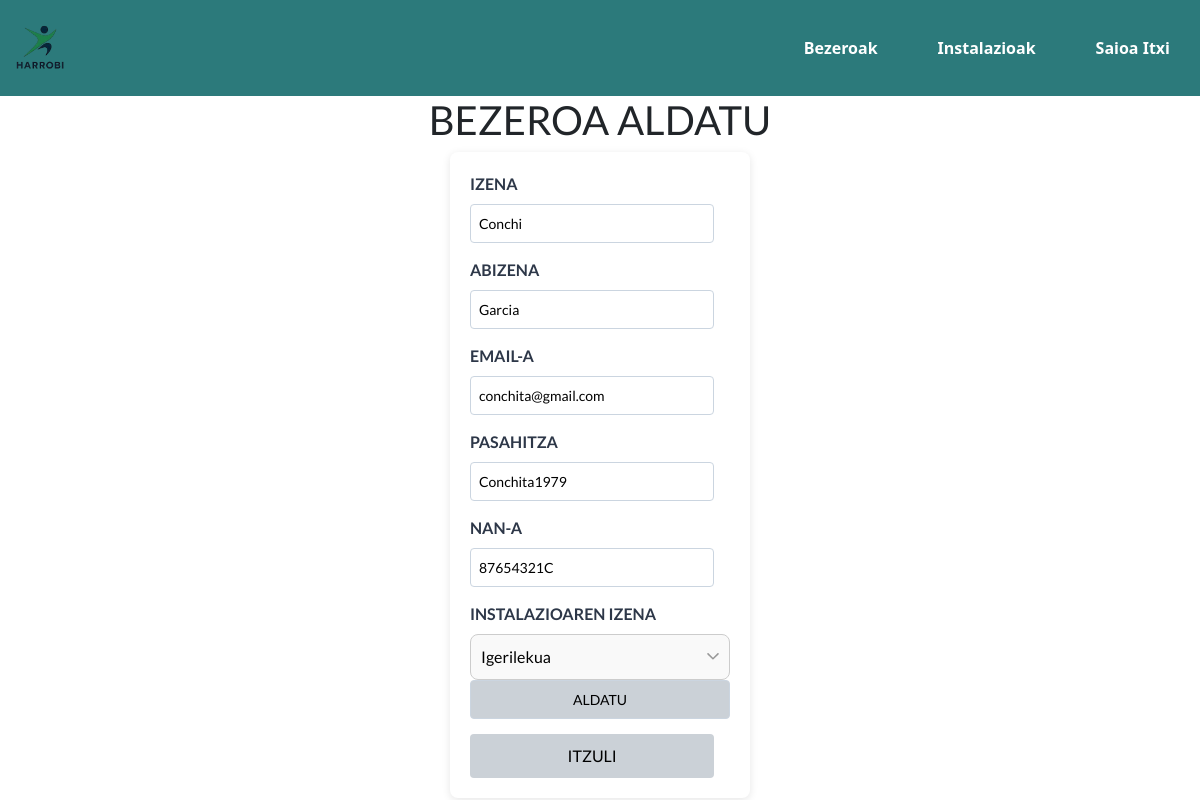
Screenshot of /bezeroaAldatu.php?id=1 with the database file from the repository.
### tables this page shows
CREATE TABLE `bezeroa` (
  `id` int(11) NOT NULL,
  `izena` varchar(20) NOT NULL,
  `abizena` varchar(30) NOT NULL,
  `email` varchar(50) NOT NULL,
  `pasahitza` varchar(50) NOT NULL,
  `nan` varchar(9) NOT NULL,
  `instalazioa` varchar(50) NOT NULL
);

### bezeroaAldatu.php (the view, shortened to what this page needs)
<?php
require "konexioa.php";
if ($_SERVER['REQUEST_METHOD'] === 'POST') {
    $id = $_POST['id'];
    $izena = $_POST['bezeroaIzena'];
    $abizena = $_POST['bezeroaAbizena'];
    $email = $_POST['bezeroaEmail'];
    $pasahitza = $_POST['bezeroaPasahitza'];
    $nan = $_POST['bezeroaNan'];
    $instalazioa = $_POST['bezeroaInstalazioa'];
    if (empty($izena) || empty($abizena) || empty($email) || empty($pasahitza) || empty($nan)) {
        echo "Bete hutsune guztiak!";
    } else {
        $stmt = $conn->prepare("UPDATE bezeroa SET izena = ?, abizena = ?, email = ?, pasahitza = ?, nan = ?, instalazioa = ? WHERE id = ?");
        $stmt->bind_param("ssssssi", $izena, $abizena, $email, $pasahitza, $nan, $instalazioa, $id);
        if ($stmt->execute()) {
            header("Location: bezeroa.php");
            exit;
        } else {
            echo "Errorea: " . $stmt->error;
        }
    }
} else {
    $id = $_GET['id'];
    $sql = "SELECT izena, abizena, email, pasahitza, nan, instalazioa FROM bezeroa WHERE id = ?";
    $stmt = $conn->prepare($sql);
    $stmt->bind_param("i", $id);
    $stmt->execute();
    $result = $stmt->get_result();
    if ($result->num_rows == 1) {
        $row = $result->fetch_assoc();
    } else {
        die("Ez da bezerorik aurkitu");
    }
    $instalazioak_sql = "SELECT id, izena FROM instalazioa";
    $instalazioak_result = $conn->query($instalazioak_sql);
}
?>
<!DOCTYPE html>
<head>
    <link rel="stylesheet" href="css/navbar.css">
    <link rel="stylesheet" href="css/taulak.css">
    <link rel="stylesheet" href="css/form.css">
    <link href="https://cdn.jsdelivr.net/npm/bootstrap@5.3.2/dist/css/bootstrap.min.css" rel="stylesheet"
>
</head>
<body>
    <nav>
        <nav class="navbar">
            <img src="img/harrobi.png" alt="Logo" class="logo">
            <ul>
                <li><a href="bezeroa.php">Bezeroak</a></li>
                <li><a href="instalazioak.php">Instalazioak</a></li>
                <li><a href="index.php">Saioa Itxi</a></li>
            </ul>
        </nav>
    </nav>
    <h1>BEZEROA ALDATU</h1>
    <form action="bezeroaAldatu.php" method="post">
        <label for="name">IZENA</label>
        <input type="text" name="bezeroaIzena" value="<?php echo $row['izena'] ?>" required>
        <label for="name">ABIZENA</label>
        <input type="text" name="bezeroaAbizena" value="<?php echo $row['abizena'] ?>" required>
        <label for="name">EMAIL-A</label>
        <input type="text" name="bezeroaEmail" value="<?php echo $row['email'] ?>" required>
        <label for="name">PASAHITZA</label>
        <input type="text" name="bezeroaPasahitza" value="<?php echo $row['pasahitza'] ?>" required>
        <label for="name">NAN-A</label>
        <input type="text" name="bezeroaNan" value="<?php echo $row['nan'] ?>" required>
        <label for="name">INSTALAZIOAREN IZENA</label>
        <select name="bezeroaInstalazioa" required>
            <?php
            while ($instalazioa = $instalazioak_result->fetch_assoc()) {
                $selected = ($instalazioa['izena'] == $row['instalazioa']) ? "selected" : "";
                echo "<option value='" . $instalazioa['izena'] . "' $selected>" . $instalazioa['izena'] . "</option>";
            }
            ?>
        </select>
        <input type="submit" value="ALDATU">
        <a class="btn-cancel" href="bezeroa.php">ITZULI</a>
    </form>
</body>
</html>

### css/navbar.css (style rules this page uses)
.navbar { background-color: #2c7a7b; display: flex; align-items: center; justify-content: space-around; }
.navbar ul { list-style: none; margin: 0; padding: 10px; display: flex; gap: 20px; }
.navbar ul li a { text-decoration: none; color: white; font-weight: bold; padding: 20px; border-radius: 4px; transition: background-color 0.3s; }
.logo { width: 80px; height: auto; padding: 0; }

### css/taulak.css (style rules this page uses)
body { color: #232a38; font-family: "Lato", "Segoe UI", Tahoma, Geneva, sans-serif; background-color: #f5f7fa; }
h1 { justify-self: center; font-size: 50px; }

### css/form.css (style rules this page uses)
h1 { text-align: center; color: #2c7a7b; font-family: "Lato", sans-serif; margin-top: 30px; margin-bottom: 20px; }
form { width: 300px; margin: 0 auto; background-color: #ffffff; padding: 20px; border-radius: 8px; box-shadow: 0 2px 8px rgba(0,0,0,0.1); font-family: "Lato", sans-serif; }
form label { display: block; margin-bottom: 8px; font-weight: bold; color: #2d3748; }
form input[type="text"] { width: 94%; padding: 8px; margin-bottom: 15px; border: 1px solid #cbd5e0; border-radius: 4px; font-size: 14px; }
form input[type="submit"] { width: 100%; padding: 8px; margin-bottom: 15px; border: 1px solid #cbd5e0; background-color: #cbd1d7; border-radius: 4px; font-size: 14px; }
.btn-cancel { display: inline-block; text-align: center; width: 94%; padding: 10px; background-color: #cbd1d7; color: black; text-decoration: none; border-radius: 4px; transition: background-color 0.3s; }
select { width: 100%; padding: 10px; border-radius: 8px; border: 1px solid #ccc; background-color: #f9f9f9; font-size: 16px; font-family: 'Lato', sans-serif; appearance: none; -webkit-appearance: none; -moz-appearance: none; background-repeat: no-repeat; background-position: right 10px center; background-size: 12px; cursor: pointer; margin-bottom: 20px; }

### rows the page displays
bezeroa: bezeroaIzena "Conchi", bezeroaAbizena "Garcia", bezeroaEmail "conchita@gmail.com", bezeroaPasahitza "Conchita1979", bezeroaNan "87654321C"

### other values shown
form field bezeroaInstalazioa "Igerilekua"
